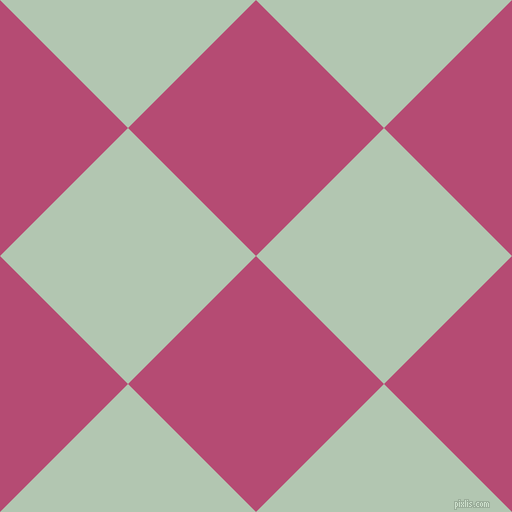
%> input picture week-6/test-img/square.png, 512 x 512 px
$ octave hough_precise.m   (GNU Octave 9; MATLAB toolbox functions it lacks are replaced by stand-ins)
%> lines starting %> are read from the running program, lines starting %| are printed output that depends on the picture
% load image(convert to grayscale if rgb) and apply canny operator to find edge pixels

img = imread('square.png');
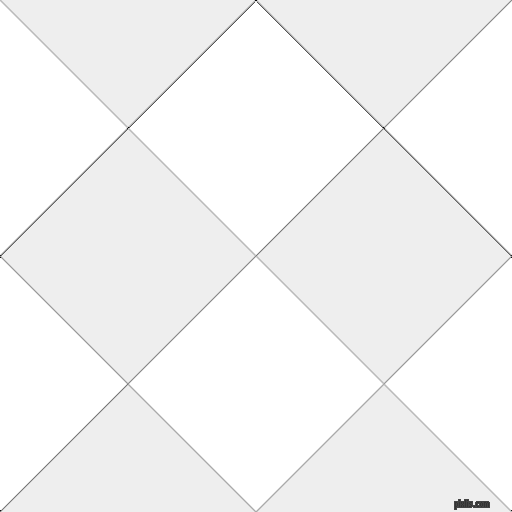
%> img: size 512x512 uint8; min 0, max 15, mean 14.4; drawn with min black and max white
edges = edge(img, 'canny');
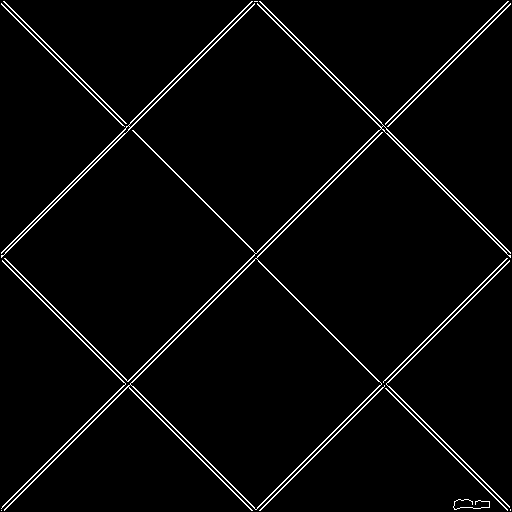
%> edges: size 512x512 logical; 2.9% white in thin lines or dots

figure, imshow(img), title('Original Image');
figure, imshow(edges), title('Edge Pixels');

% Apply hough transform to find candidate lines
[accum theta rho] = hough(edges);
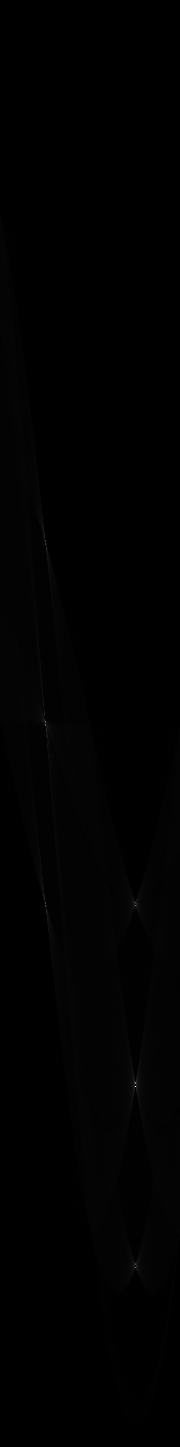
%> accum: size 1447x180 double; min 0, max 1003, mean 5.2; drawn with min black and max white
%> theta = 180 values from -90 to 89; rho = 1447 values from -723 to 723
figure, imagesc(accum, 'XData', theta, 'YData', rho), title('Hough Accumulator Array');
%> (this line was passed over: imagesc is not available in this run)

% Find peaks in the HAA
peaks = houghpeaks(accum, 100, 'Threshold', ceil(0.3*max(accum(:))), 'NHoodSize', [5 5]);
%> peaks = [1087 136; 906 136; 1084 136; 1268 136; 723 46; 906 46; 726 46]
% NHoodSize defines the region in which local maxima will be calculated in HAA
hold on; plot(theta(peaks(:,2)), rho(peaks(:,1)), 'rs'); hold off;
%> after `plot(theta(peaks(:,2)), rho(peaks(:,1)), 'rs')`:
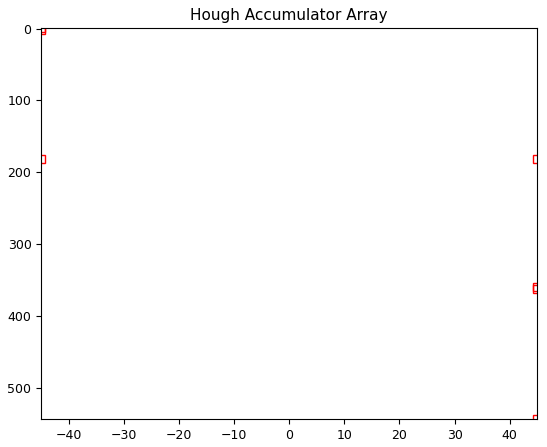
%> figure redrawn from the program's plot data

% Find line segments in the image based on the peaks
line_segs = houghlines(edges, theta, rho, peaks, 'FillGap', 50, 'MinLength', 100);
%> line_segs = 9 lines; longest, point1 to point2 (x, y): (2, 509) to (509, 2), (5, 510) to (511, 5), (2, 257) to (258, 2), (254, 256) to (508, 510), (5, 2) to (259, 256), (260, 2) to (511, 254)
% FillGap is the distance to consider between two nearby lines
% MinLength is the minimum length of line required to be considered.

% Plot line segments
figure, imshow(img), title('Line segments');
hold on;
for k=1:length(line_segs)
    endpoints = [line_segs(k).point1; line_segs(k).point2];
    plot(endpoints(:,1), endpoints(:,2), 'LineWidth', 2, 'Color', 'green');
end
%> this loop made 9 passes
%> endpoints on passes 1 to 9: [5 510; 511 5], [2 257; 258 2], [2 509; 509 2], [260 511; 510 262], [2 4; 129 131], [254 256; 508 510], [260 2; 511 254], [5 2; 259 256], [387 384; 510 507]
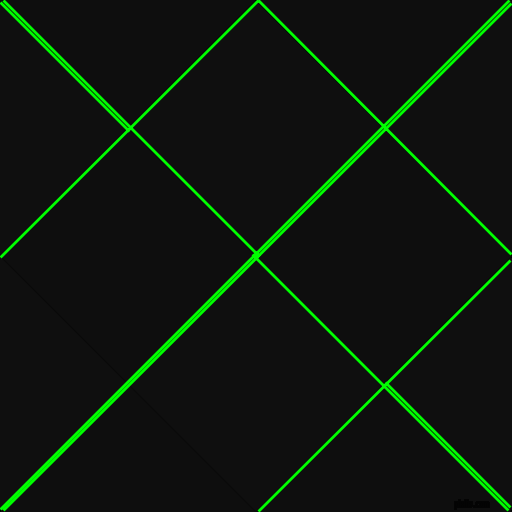
%> figure redrawn from the program's plot data; its title reads 'Line segments'
hold off;
